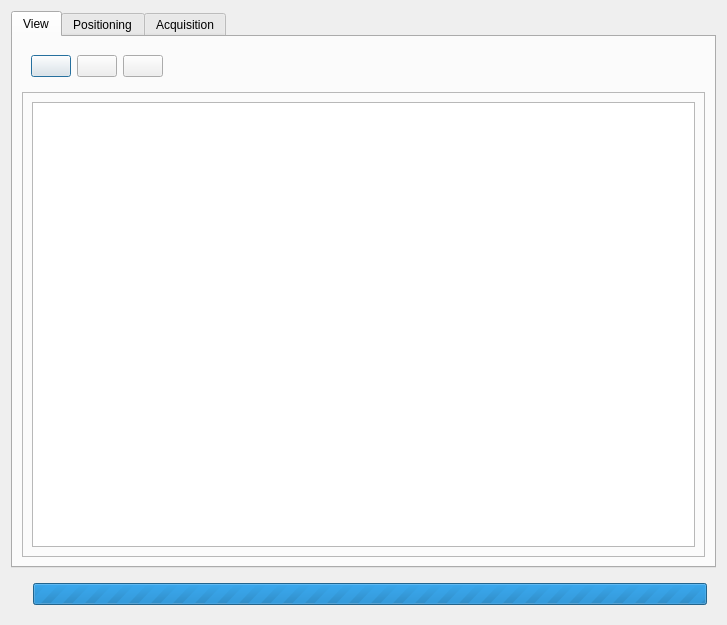
<?xml version="1.0" encoding="UTF-8"?>
<ui version="4.0">
 <class>Dialog</class>
 <widget class="QDialog" name="Dialog">
  <property name="geometry">
   <rect>
    <x>0</x>
    <y>0</y>
    <width>727</width>
    <height>625</height>
   </rect>
  </property>
  <property name="windowTitle">
   <string>Whistle Of Wind</string>
  </property>
  <layout class="QGridLayout" name="gridLayout">
   <item row="0" column="0">
    <widget class="QTabWidget" name="tabWidget">
     <property name="currentIndex">
      <number>0</number>
     </property>
     <widget class="QWidget" name="tabView">
      <attribute name="title">
       <string>View</string>
      </attribute>
      <layout class="QGridLayout" name="gridLayout_2">
       <item row="1" column="0">
        <widget class="QFrame" name="frame">
         <property name="frameShape">
          <enum>QFrame::StyledPanel</enum>
         </property>
         <property name="frameShadow">
          <enum>QFrame::Raised</enum>
         </property>
         <layout class="QVBoxLayout" name="verticalLayout">
          <item>
           <widget class="QTableWidget" name="tableWidget"/>
          </item>
         </layout>
        </widget>
       </item>
       <item row="0" column="0" alignment="Qt::AlignLeft">
        <widget class="QFrame" name="frame_2">
         <layout class="QHBoxLayout" name="horizontalLayout">
          <item>
           <widget class="QPushButton" name="pushButtonRefresh">
            <property name="text">
             <string/>
            </property>
            <property name="icon">
             <iconset>
              <normaloff>refresh_25dp_E3E3E3_FILL0_wght400_GRAD0_opsz24.png</normaloff>refresh_25dp_E3E3E3_FILL0_wght400_GRAD0_opsz24.png</iconset>
            </property>
            <property name="iconSize">
             <size>
              <width>25</width>
              <height>25</height>
             </size>
            </property>
           </widget>
          </item>
          <item>
           <widget class="QPushButton" name="pushButtonFileOpen">
            <property name="text">
             <string/>
            </property>
            <property name="icon">
             <iconset>
              <normaloff>file_open_25dp_E3E3E3_FILL0_wght400_GRAD0_opsz24.png</normaloff>file_open_25dp_E3E3E3_FILL0_wght400_GRAD0_opsz24.png</iconset>
            </property>
            <property name="iconSize">
             <size>
              <width>25</width>
              <height>25</height>
             </size>
            </property>
           </widget>
          </item>
          <item>
           <widget class="QPushButton" name="pushButtonSettings">
            <property name="text">
             <string/>
            </property>
            <property name="icon">
             <iconset>
              <normaloff>settings_25dp_E3E3E3_FILL0_wght400_GRAD0_opsz24.png</normaloff>settings_25dp_E3E3E3_FILL0_wght400_GRAD0_opsz24.png</iconset>
            </property>
            <property name="iconSize">
             <size>
              <width>25</width>
              <height>25</height>
             </size>
            </property>
           </widget>
          </item>
         </layout>
        </widget>
       </item>
      </layout>
     </widget>
     <widget class="QWidget" name="tabPositioning">
      <attribute name="title">
       <string>Positioning</string>
      </attribute>
     </widget>
     <widget class="QWidget" name="tabAcquisition">
      <attribute name="title">
       <string>Acquisition</string>
      </attribute>
     </widget>
    </widget>
   </item>
   <item row="1" column="0">
    <widget class="QFrame" name="frame_3">
     <layout class="QHBoxLayout" name="horizontalLayout_2">
      <item>
       <widget class="QLabel" name="label">
        <property name="text">
         <string/>
        </property>
       </widget>
      </item>
      <item>
       <widget class="QProgressBar" name="progressBar">
        <property name="maximum">
         <number>0</number>
        </property>
        <property name="value">
         <number>-1</number>
        </property>
       </widget>
      </item>
     </layout>
    </widget>
   </item>
  </layout>
 </widget>
 <resources/>
 <connections/>
</ui>
